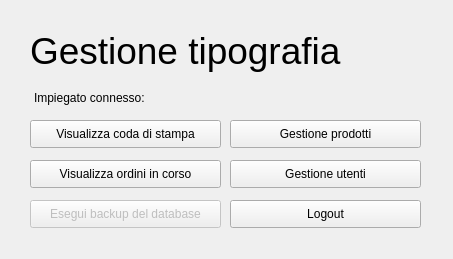
<?xml version="1.0" encoding="UTF-8"?>
<ui version="4.0">
 <class>home_impiegato_window</class>
 <widget class="QMainWindow" name="home_impiegato_window">
  <property name="geometry">
   <rect>
    <x>0</x>
    <y>0</y>
    <width>453</width>
    <height>259</height>
   </rect>
  </property>
  <property name="maximumSize">
   <size>
    <width>453</width>
    <height>259</height>
   </size>
  </property>
  <property name="windowTitle">
   <string>(Gestione) Portale Tipografia</string>
  </property>
  <widget class="QWidget" name="centralwidget">
   <widget class="QLabel" name="lbl_title">
    <property name="geometry">
     <rect>
      <x>30</x>
      <y>20</y>
      <width>401</width>
      <height>61</height>
     </rect>
    </property>
    <property name="font">
     <font>
      <pointsize>28</pointsize>
     </font>
    </property>
    <property name="text">
     <string>Gestione tipografia</string>
    </property>
   </widget>
   <widget class="QLabel" name="lbl_impiegato_connesso">
    <property name="geometry">
     <rect>
      <x>34</x>
      <y>90</y>
      <width>391</width>
      <height>16</height>
     </rect>
    </property>
    <property name="text">
     <string>Impiegato connesso: &lt;nome_cognome_impiegato&gt;</string>
    </property>
   </widget>
   <widget class="QPushButton" name="btn_show_coda_stampa">
    <property name="geometry">
     <rect>
      <x>30</x>
      <y>120</y>
      <width>191</width>
      <height>28</height>
     </rect>
    </property>
    <property name="text">
     <string>Visualizza coda di stampa</string>
    </property>
   </widget>
   <widget class="QPushButton" name="btn_gestione_prodotti">
    <property name="geometry">
     <rect>
      <x>230</x>
      <y>120</y>
      <width>191</width>
      <height>28</height>
     </rect>
    </property>
    <property name="text">
     <string>Gestione prodotti</string>
    </property>
   </widget>
   <widget class="QPushButton" name="btn_show_ordini">
    <property name="geometry">
     <rect>
      <x>30</x>
      <y>160</y>
      <width>191</width>
      <height>28</height>
     </rect>
    </property>
    <property name="text">
     <string>Visualizza ordini in corso</string>
    </property>
   </widget>
   <widget class="QPushButton" name="btn_gestione_utenti">
    <property name="geometry">
     <rect>
      <x>230</x>
      <y>160</y>
      <width>191</width>
      <height>28</height>
     </rect>
    </property>
    <property name="text">
     <string>Gestione utenti</string>
    </property>
   </widget>
   <widget class="QPushButton" name="btn_run_backup">
    <property name="enabled">
     <bool>false</bool>
    </property>
    <property name="geometry">
     <rect>
      <x>30</x>
      <y>200</y>
      <width>191</width>
      <height>28</height>
     </rect>
    </property>
    <property name="text">
     <string>Esegui backup del database</string>
    </property>
   </widget>
   <widget class="QPushButton" name="btn_logout">
    <property name="geometry">
     <rect>
      <x>230</x>
      <y>200</y>
      <width>191</width>
      <height>28</height>
     </rect>
    </property>
    <property name="text">
     <string>Logout</string>
    </property>
   </widget>
  </widget>
 </widget>
 <resources/>
 <connections/>
</ui>
